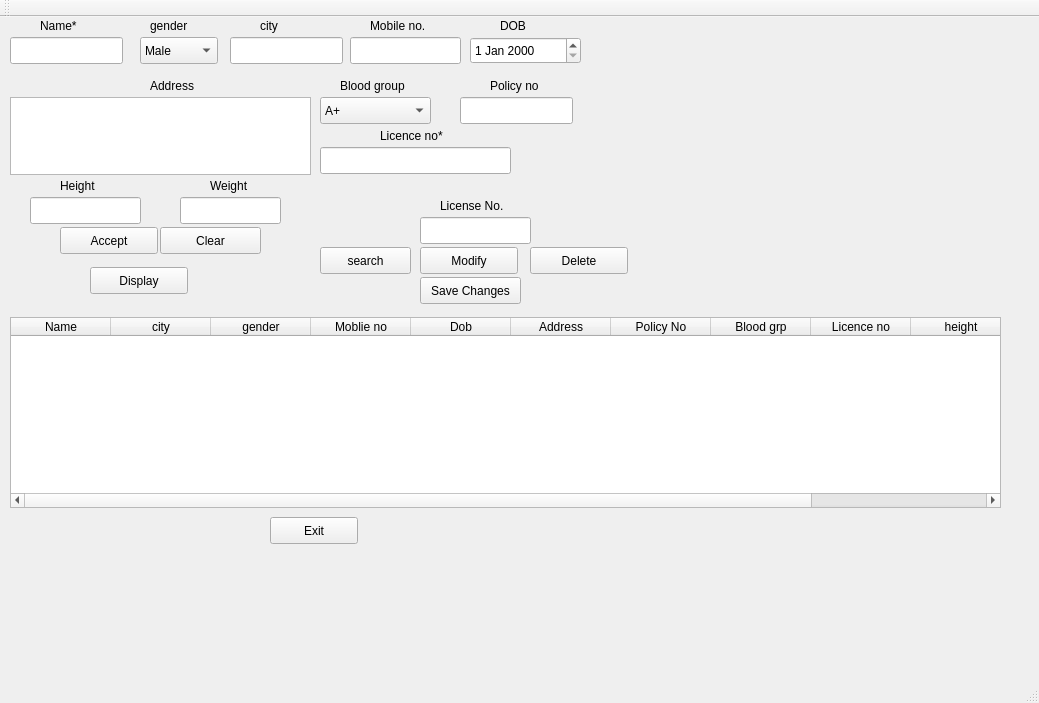
<?xml version="1.0" encoding="UTF-8"?>
<ui version="4.0">
 <class>MainWindow</class>
 <widget class="QMainWindow" name="MainWindow">
  <property name="geometry">
   <rect>
    <x>0</x>
    <y>0</y>
    <width>1039</width>
    <height>703</height>
   </rect>
  </property>
  <property name="windowTitle">
   <string>MainWindow</string>
  </property>
  <widget class="QWidget" name="centralWidget">
   <widget class="QLabel" name="label">
    <property name="geometry">
     <rect>
      <x>40</x>
      <y>0</y>
      <width>66</width>
      <height>17</height>
     </rect>
    </property>
    <property name="text">
     <string>Name*</string>
    </property>
   </widget>
   <widget class="QLabel" name="label_2">
    <property name="geometry">
     <rect>
      <x>500</x>
      <y>0</y>
      <width>31</width>
      <height>17</height>
     </rect>
    </property>
    <property name="text">
     <string>DOB</string>
    </property>
   </widget>
   <widget class="QLabel" name="label_3">
    <property name="geometry">
     <rect>
      <x>150</x>
      <y>60</y>
      <width>61</width>
      <height>17</height>
     </rect>
    </property>
    <property name="text">
     <string>Address</string>
    </property>
   </widget>
   <widget class="QLabel" name="label_4">
    <property name="geometry">
     <rect>
      <x>260</x>
      <y>0</y>
      <width>31</width>
      <height>17</height>
     </rect>
    </property>
    <property name="text">
     <string>city</string>
    </property>
   </widget>
   <widget class="QLabel" name="label_5">
    <property name="geometry">
     <rect>
      <x>150</x>
      <y>0</y>
      <width>51</width>
      <height>17</height>
     </rect>
    </property>
    <property name="text">
     <string>gender</string>
    </property>
   </widget>
   <widget class="QLabel" name="label_7">
    <property name="geometry">
     <rect>
      <x>370</x>
      <y>0</y>
      <width>66</width>
      <height>17</height>
     </rect>
    </property>
    <property name="text">
     <string>Mobile no.</string>
    </property>
   </widget>
   <widget class="QLabel" name="label_8">
    <property name="geometry">
     <rect>
      <x>490</x>
      <y>60</y>
      <width>66</width>
      <height>17</height>
     </rect>
    </property>
    <property name="text">
     <string>Policy no</string>
    </property>
   </widget>
   <widget class="QLineEdit" name="name">
    <property name="geometry">
     <rect>
      <x>10</x>
      <y>20</y>
      <width>113</width>
      <height>27</height>
     </rect>
    </property>
   </widget>
   <widget class="QLineEdit" name="mob">
    <property name="geometry">
     <rect>
      <x>350</x>
      <y>20</y>
      <width>111</width>
      <height>27</height>
     </rect>
    </property>
   </widget>
   <widget class="QLineEdit" name="policy">
    <property name="geometry">
     <rect>
      <x>460</x>
      <y>80</y>
      <width>113</width>
      <height>27</height>
     </rect>
    </property>
   </widget>
   <widget class="QComboBox" name="gender">
    <property name="geometry">
     <rect>
      <x>140</x>
      <y>20</y>
      <width>78</width>
      <height>27</height>
     </rect>
    </property>
    <item>
     <property name="text">
      <string>Male</string>
     </property>
    </item>
    <item>
     <property name="text">
      <string>Female</string>
     </property>
    </item>
   </widget>
   <widget class="QComboBox" name="blood">
    <property name="geometry">
     <rect>
      <x>320</x>
      <y>80</y>
      <width>111</width>
      <height>27</height>
     </rect>
    </property>
    <item>
     <property name="text">
      <string>A+</string>
     </property>
    </item>
    <item>
     <property name="text">
      <string>B+</string>
     </property>
    </item>
    <item>
     <property name="text">
      <string>A-</string>
     </property>
    </item>
    <item>
     <property name="text">
      <string>B-</string>
     </property>
    </item>
    <item>
     <property name="text">
      <string>AB+</string>
     </property>
    </item>
    <item>
     <property name="text">
      <string>AB-</string>
     </property>
    </item>
    <item>
     <property name="text">
      <string>O+</string>
     </property>
    </item>
    <item>
     <property name="text">
      <string>O-</string>
     </property>
    </item>
   </widget>
   <widget class="QLabel" name="label_9">
    <property name="geometry">
     <rect>
      <x>340</x>
      <y>60</y>
      <width>91</width>
      <height>17</height>
     </rect>
    </property>
    <property name="text">
     <string>Blood group</string>
    </property>
   </widget>
   <widget class="QDateEdit" name="dateEdit">
    <property name="geometry">
     <rect>
      <x>470</x>
      <y>20</y>
      <width>111</width>
      <height>27</height>
     </rect>
    </property>
   </widget>
   <widget class="QTextEdit" name="address">
    <property name="geometry">
     <rect>
      <x>10</x>
      <y>80</y>
      <width>301</width>
      <height>78</height>
     </rect>
    </property>
   </widget>
   <widget class="QLineEdit" name="height">
    <property name="geometry">
     <rect>
      <x>30</x>
      <y>180</y>
      <width>111</width>
      <height>27</height>
     </rect>
    </property>
   </widget>
   <widget class="QLineEdit" name="weight">
    <property name="geometry">
     <rect>
      <x>180</x>
      <y>180</y>
      <width>101</width>
      <height>27</height>
     </rect>
    </property>
   </widget>
   <widget class="QLabel" name="label_10">
    <property name="geometry">
     <rect>
      <x>60</x>
      <y>160</y>
      <width>66</width>
      <height>17</height>
     </rect>
    </property>
    <property name="text">
     <string>Height</string>
    </property>
   </widget>
   <widget class="QLabel" name="label_11">
    <property name="geometry">
     <rect>
      <x>210</x>
      <y>160</y>
      <width>66</width>
      <height>17</height>
     </rect>
    </property>
    <property name="text">
     <string>Weight</string>
    </property>
   </widget>
   <widget class="QPushButton" name="accept">
    <property name="geometry">
     <rect>
      <x>60</x>
      <y>210</y>
      <width>98</width>
      <height>27</height>
     </rect>
    </property>
    <property name="text">
     <string>Accept</string>
    </property>
   </widget>
   <widget class="QLineEdit" name="lc">
    <property name="geometry">
     <rect>
      <x>320</x>
      <y>130</y>
      <width>191</width>
      <height>27</height>
     </rect>
    </property>
   </widget>
   <widget class="QLabel" name="label_12">
    <property name="geometry">
     <rect>
      <x>380</x>
      <y>110</y>
      <width>81</width>
      <height>17</height>
     </rect>
    </property>
    <property name="text">
     <string>Licence no*</string>
    </property>
   </widget>
   <widget class="QLineEdit" name="city">
    <property name="geometry">
     <rect>
      <x>230</x>
      <y>20</y>
      <width>113</width>
      <height>27</height>
     </rect>
    </property>
   </widget>
   <widget class="QTableWidget" name="tableWidget">
    <property name="geometry">
     <rect>
      <x>10</x>
      <y>300</y>
      <width>991</width>
      <height>191</height>
     </rect>
    </property>
    <column>
     <property name="text">
      <string>Name</string>
     </property>
    </column>
    <column>
     <property name="text">
      <string>city</string>
     </property>
    </column>
    <column>
     <property name="text">
      <string>gender</string>
     </property>
    </column>
    <column>
     <property name="text">
      <string>Moblie no</string>
     </property>
    </column>
    <column>
     <property name="text">
      <string>Dob</string>
     </property>
    </column>
    <column>
     <property name="text">
      <string>Address</string>
     </property>
    </column>
    <column>
     <property name="text">
      <string>Policy No</string>
     </property>
    </column>
    <column>
     <property name="text">
      <string>Blood grp</string>
     </property>
    </column>
    <column>
     <property name="text">
      <string>Licence no</string>
     </property>
    </column>
    <column>
     <property name="text">
      <string>height</string>
     </property>
    </column>
    <column>
     <property name="text">
      <string>Weight</string>
     </property>
    </column>
   </widget>
   <widget class="QPushButton" name="display">
    <property name="geometry">
     <rect>
      <x>90</x>
      <y>250</y>
      <width>98</width>
      <height>27</height>
     </rect>
    </property>
    <property name="text">
     <string>Display</string>
    </property>
   </widget>
   <widget class="QLineEdit" name="key">
    <property name="geometry">
     <rect>
      <x>420</x>
      <y>200</y>
      <width>111</width>
      <height>27</height>
     </rect>
    </property>
    <property name="text">
     <string/>
    </property>
   </widget>
   <widget class="QPushButton" name="search">
    <property name="geometry">
     <rect>
      <x>320</x>
      <y>230</y>
      <width>91</width>
      <height>27</height>
     </rect>
    </property>
    <property name="text">
     <string>search</string>
    </property>
   </widget>
   <widget class="QPushButton" name="mod">
    <property name="geometry">
     <rect>
      <x>420</x>
      <y>230</y>
      <width>98</width>
      <height>27</height>
     </rect>
    </property>
    <property name="text">
     <string>Modify</string>
    </property>
   </widget>
   <widget class="QLabel" name="label_6">
    <property name="geometry">
     <rect>
      <x>440</x>
      <y>180</y>
      <width>71</width>
      <height>17</height>
     </rect>
    </property>
    <property name="text">
     <string>License No.</string>
    </property>
   </widget>
   <widget class="QPushButton" name="pushButton">
    <property name="geometry">
     <rect>
      <x>420</x>
      <y>260</y>
      <width>101</width>
      <height>27</height>
     </rect>
    </property>
    <property name="text">
     <string>Save Changes</string>
    </property>
   </widget>
   <widget class="QPushButton" name="del">
    <property name="geometry">
     <rect>
      <x>530</x>
      <y>230</y>
      <width>98</width>
      <height>27</height>
     </rect>
    </property>
    <property name="text">
     <string>Delete</string>
    </property>
   </widget>
   <widget class="QPushButton" name="clear">
    <property name="geometry">
     <rect>
      <x>160</x>
      <y>210</y>
      <width>101</width>
      <height>27</height>
     </rect>
    </property>
    <property name="text">
     <string>Clear</string>
    </property>
   </widget>
   <widget class="QPushButton" name="exit">
    <property name="geometry">
     <rect>
      <x>270</x>
      <y>500</y>
      <width>88</width>
      <height>27</height>
     </rect>
    </property>
    <property name="text">
     <string>Exit</string>
    </property>
   </widget>
  </widget>
  <widget class="QMenuBar" name="menuBar">
   <property name="geometry">
    <rect>
     <x>0</x>
     <y>0</y>
     <width>1039</width>
     <height>24</height>
    </rect>
   </property>
  </widget>
  <widget class="QToolBar" name="mainToolBar">
   <attribute name="toolBarArea">
    <enum>TopToolBarArea</enum>
   </attribute>
   <attribute name="toolBarBreak">
    <bool>false</bool>
   </attribute>
  </widget>
  <widget class="QStatusBar" name="statusBar"/>
 </widget>
 <layoutdefault spacing="6" margin="11"/>
 <resources/>
 <connections/>
</ui>
